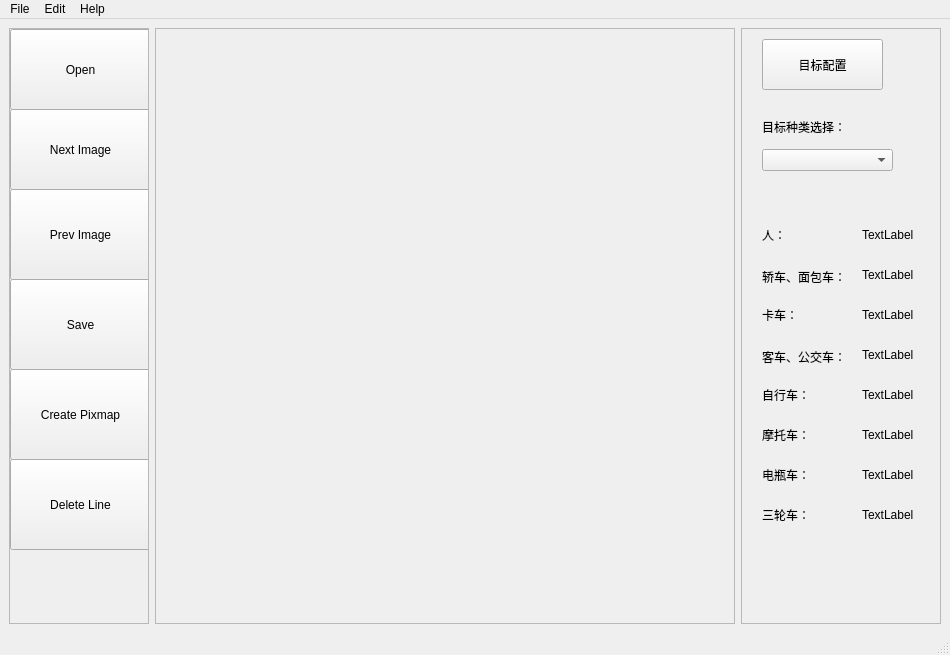
<?xml version="1.0" encoding="UTF-8"?>
<ui version="4.0">
 <class>MainWindow</class>
 <widget class="QMainWindow" name="MainWindow">
  <property name="geometry">
   <rect>
    <x>0</x>
    <y>0</y>
    <width>950</width>
    <height>655</height>
   </rect>
  </property>
  <property name="windowTitle">
   <string>MainWindow</string>
  </property>
  <widget class="QWidget" name="centralwidget">
   <layout class="QGridLayout" name="gridLayout">
    <item row="0" column="0">
     <widget class="QScrollArea" name="scrollArea">
      <property name="minimumSize">
       <size>
        <width>140</width>
        <height>0</height>
       </size>
      </property>
      <property name="maximumSize">
       <size>
        <width>140</width>
        <height>16777215</height>
       </size>
      </property>
      <property name="widgetResizable">
       <bool>true</bool>
      </property>
      <widget class="QWidget" name="scrollAreaWidgetContents">
       <property name="geometry">
        <rect>
         <x>0</x>
         <y>0</y>
         <width>138</width>
         <height>590</height>
        </rect>
       </property>
       <widget class="QPushButton" name="pushButton_Open">
        <property name="geometry">
         <rect>
          <x>0</x>
          <y>0</y>
          <width>141</width>
          <height>81</height>
         </rect>
        </property>
        <property name="text">
         <string>Open</string>
        </property>
       </widget>
       <widget class="QPushButton" name="pushButton_NextImage">
        <property name="geometry">
         <rect>
          <x>0</x>
          <y>80</y>
          <width>141</width>
          <height>81</height>
         </rect>
        </property>
        <property name="text">
         <string>Next Image</string>
        </property>
       </widget>
       <widget class="QPushButton" name="pushButton_PrevImage">
        <property name="geometry">
         <rect>
          <x>0</x>
          <y>160</y>
          <width>141</width>
          <height>91</height>
         </rect>
        </property>
        <property name="text">
         <string>Prev Image</string>
        </property>
       </widget>
       <widget class="QPushButton" name="pushButton_Save">
        <property name="geometry">
         <rect>
          <x>0</x>
          <y>250</y>
          <width>141</width>
          <height>91</height>
         </rect>
        </property>
        <property name="text">
         <string>Save</string>
        </property>
       </widget>
       <widget class="QPushButton" name="pushButton_Create">
        <property name="geometry">
         <rect>
          <x>0</x>
          <y>340</y>
          <width>141</width>
          <height>91</height>
         </rect>
        </property>
        <property name="text">
         <string>Create Pixmap</string>
        </property>
       </widget>
       <widget class="QPushButton" name="pushButton_Dlete">
        <property name="geometry">
         <rect>
          <x>0</x>
          <y>430</y>
          <width>141</width>
          <height>91</height>
         </rect>
        </property>
        <property name="text">
         <string>Delete Line</string>
        </property>
       </widget>
      </widget>
     </widget>
    </item>
    <item row="0" column="1">
     <widget class="QScrollArea" name="scrollArea_2">
      <property name="minimumSize">
       <size>
        <width>0</width>
        <height>0</height>
       </size>
      </property>
      <property name="maximumSize">
       <size>
        <width>3000</width>
        <height>16777215</height>
       </size>
      </property>
      <property name="widgetResizable">
       <bool>true</bool>
      </property>
      <widget class="QWidget" name="scrollAreaWidgetContents_2">
       <property name="geometry">
        <rect>
         <x>0</x>
         <y>0</y>
         <width>578</width>
         <height>590</height>
        </rect>
       </property>
       <zorder>scrollArea_3</zorder>
       <zorder>scrollArea_3</zorder>
       <zorder>scrollArea_3</zorder>
      </widget>
     </widget>
    </item>
    <item row="0" column="2">
     <widget class="QScrollArea" name="scrollArea_3">
      <property name="maximumSize">
       <size>
        <width>200</width>
        <height>16777215</height>
       </size>
      </property>
      <property name="widgetResizable">
       <bool>true</bool>
      </property>
      <widget class="QWidget" name="scrollAreaWidgetContents_3">
       <property name="geometry">
        <rect>
         <x>0</x>
         <y>0</y>
         <width>198</width>
         <height>590</height>
        </rect>
       </property>
       <widget class="QToolButton" name="toolButton_Config">
        <property name="geometry">
         <rect>
          <x>20</x>
          <y>10</y>
          <width>121</width>
          <height>51</height>
         </rect>
        </property>
        <property name="text">
         <string>目标配置</string>
        </property>
       </widget>
       <widget class="QLabel" name="label_ColorChoose">
        <property name="geometry">
         <rect>
          <x>20</x>
          <y>90</y>
          <width>101</width>
          <height>16</height>
         </rect>
        </property>
        <property name="text">
         <string>目标种类选择：</string>
        </property>
       </widget>
       <widget class="QComboBox" name="comboBox_ColorChoose">
        <property name="geometry">
         <rect>
          <x>20</x>
          <y>120</y>
          <width>131</width>
          <height>22</height>
         </rect>
        </property>
       </widget>
       <widget class="QLabel" name="label_Category1">
        <property name="geometry">
         <rect>
          <x>20</x>
          <y>200</y>
          <width>54</width>
          <height>12</height>
         </rect>
        </property>
        <property name="text">
         <string>人：</string>
        </property>
       </widget>
       <widget class="QLabel" name="label_Category2">
        <property name="geometry">
         <rect>
          <x>20</x>
          <y>240</y>
          <width>81</width>
          <height>16</height>
         </rect>
        </property>
        <property name="text">
         <string>轿车、面包车：</string>
        </property>
       </widget>
       <widget class="QLabel" name="label_Category3">
        <property name="geometry">
         <rect>
          <x>20</x>
          <y>280</y>
          <width>54</width>
          <height>12</height>
         </rect>
        </property>
        <property name="text">
         <string>卡车：</string>
        </property>
       </widget>
       <widget class="QLabel" name="label_Category4">
        <property name="geometry">
         <rect>
          <x>20</x>
          <y>320</y>
          <width>81</width>
          <height>16</height>
         </rect>
        </property>
        <property name="text">
         <string>客车、公交车：</string>
        </property>
       </widget>
       <widget class="QLabel" name="label_Category5">
        <property name="geometry">
         <rect>
          <x>20</x>
          <y>360</y>
          <width>54</width>
          <height>12</height>
         </rect>
        </property>
        <property name="text">
         <string>自行车：</string>
        </property>
       </widget>
       <widget class="QLabel" name="label_Category6">
        <property name="geometry">
         <rect>
          <x>20</x>
          <y>400</y>
          <width>54</width>
          <height>12</height>
         </rect>
        </property>
        <property name="text">
         <string>摩托车：</string>
        </property>
       </widget>
       <widget class="QLabel" name="label_Category7">
        <property name="geometry">
         <rect>
          <x>20</x>
          <y>440</y>
          <width>54</width>
          <height>12</height>
         </rect>
        </property>
        <property name="text">
         <string>电瓶车：</string>
        </property>
       </widget>
       <widget class="QLabel" name="label_Category8">
        <property name="geometry">
         <rect>
          <x>20</x>
          <y>480</y>
          <width>54</width>
          <height>12</height>
         </rect>
        </property>
        <property name="text">
         <string>三轮车：</string>
        </property>
       </widget>
       <widget class="QLabel" name="label_Category1_color">
        <property name="geometry">
         <rect>
          <x>120</x>
          <y>200</y>
          <width>54</width>
          <height>12</height>
         </rect>
        </property>
        <property name="text">
         <string>TextLabel</string>
        </property>
       </widget>
       <widget class="QLabel" name="label_Category2_color">
        <property name="geometry">
         <rect>
          <x>120</x>
          <y>240</y>
          <width>54</width>
          <height>12</height>
         </rect>
        </property>
        <property name="text">
         <string>TextLabel</string>
        </property>
       </widget>
       <widget class="QLabel" name="label_Category3_color">
        <property name="geometry">
         <rect>
          <x>120</x>
          <y>280</y>
          <width>54</width>
          <height>12</height>
         </rect>
        </property>
        <property name="text">
         <string>TextLabel</string>
        </property>
       </widget>
       <widget class="QLabel" name="label_Category4_color">
        <property name="geometry">
         <rect>
          <x>120</x>
          <y>320</y>
          <width>54</width>
          <height>12</height>
         </rect>
        </property>
        <property name="text">
         <string>TextLabel</string>
        </property>
       </widget>
       <widget class="QLabel" name="label_Category5_color">
        <property name="geometry">
         <rect>
          <x>120</x>
          <y>360</y>
          <width>54</width>
          <height>12</height>
         </rect>
        </property>
        <property name="text">
         <string>TextLabel</string>
        </property>
       </widget>
       <widget class="QLabel" name="label_Category6_color">
        <property name="geometry">
         <rect>
          <x>120</x>
          <y>400</y>
          <width>54</width>
          <height>12</height>
         </rect>
        </property>
        <property name="text">
         <string>TextLabel</string>
        </property>
       </widget>
       <widget class="QLabel" name="label_Category7_color">
        <property name="geometry">
         <rect>
          <x>120</x>
          <y>440</y>
          <width>54</width>
          <height>12</height>
         </rect>
        </property>
        <property name="text">
         <string>TextLabel</string>
        </property>
       </widget>
       <widget class="QLabel" name="label_Category8_color">
        <property name="geometry">
         <rect>
          <x>120</x>
          <y>480</y>
          <width>54</width>
          <height>12</height>
         </rect>
        </property>
        <property name="text">
         <string>TextLabel</string>
        </property>
       </widget>
      </widget>
     </widget>
    </item>
   </layout>
  </widget>
  <widget class="QMenuBar" name="menubar">
   <property name="geometry">
    <rect>
     <x>0</x>
     <y>0</y>
     <width>950</width>
     <height>23</height>
    </rect>
   </property>
   <widget class="QMenu" name="menuThsfh">
    <property name="title">
     <string>File</string>
    </property>
    <addaction name="separator"/>
    <addaction name="actionOpen"/>
    <addaction name="actionSave"/>
    <addaction name="actionClose"/>
   </widget>
   <widget class="QMenu" name="menuEdit">
    <property name="title">
     <string>Edit</string>
    </property>
    <addaction name="separator"/>
    <addaction name="actionCreate_Pixmap"/>
    <addaction name="actionFill_Color"/>
   </widget>
   <widget class="QMenu" name="menuView">
    <property name="title">
     <string>Help</string>
    </property>
   </widget>
   <addaction name="menuThsfh"/>
   <addaction name="menuEdit"/>
   <addaction name="menuView"/>
  </widget>
  <widget class="QStatusBar" name="statusbar"/>
  <action name="actionOpen">
   <property name="text">
    <string>Open</string>
   </property>
  </action>
  <action name="actionOpen_Dir">
   <property name="text">
    <string>Open Dir</string>
   </property>
  </action>
  <action name="actionSave">
   <property name="text">
    <string>Save</string>
   </property>
  </action>
  <action name="actionClose">
   <property name="text">
    <string>Close</string>
   </property>
  </action>
  <action name="actionCreate_Pixmap">
   <property name="text">
    <string>Create Pixmap</string>
   </property>
  </action>
  <action name="actionEdit_Label">
   <property name="text">
    <string>Edit Label</string>
   </property>
  </action>
  <action name="actionFill_Color">
   <property name="text">
    <string>Delete Line</string>
   </property>
  </action>
 </widget>
 <resources/>
 <connections/>
</ui>
